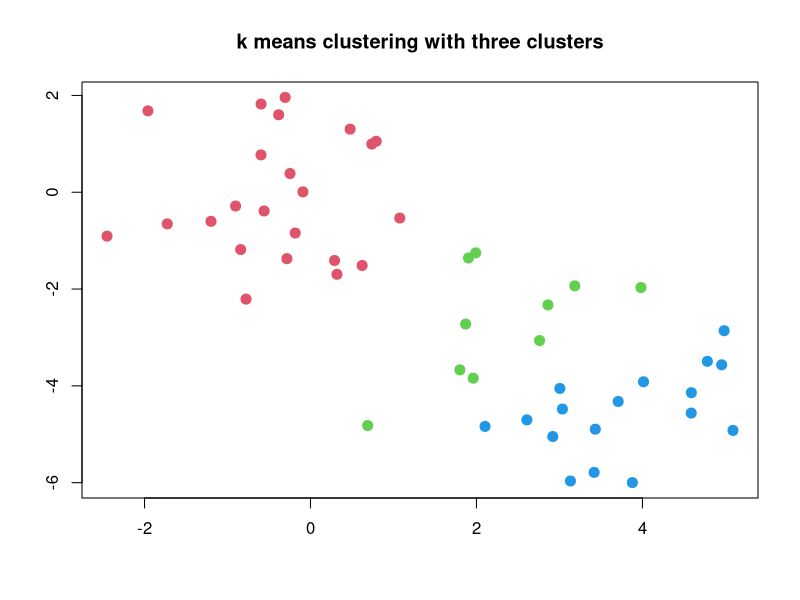

Write R code to recreate this figure.
set.seed(2)

x=matrix(rnorm(50*2),ncol=2)


x[1:25,1]=x[1:25,1]+3

x[1:25,2]=x[1:25,2]-4

km.out=kmeans(x,2,nstart=20)

km.out$cluster

km.out$tot.withinss

#plot(x,col=(km.out$cluster+1),main="k means clustering with two clusters",xlab='',ylab='',pch=20,cex=2)

km.out1=kmeans(x,3,nstart=20)

km.out1$cluster

km.out1$tot.withinss

plot(x,col=(km.out1$cluster+1),main="k means clustering with three clusters",xlab='',ylab='',pch=20,cex=2)


